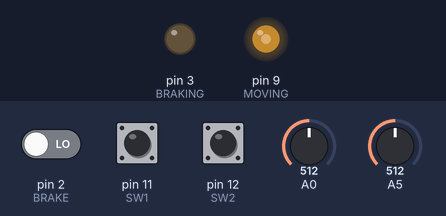
Recording of a sketch running on a simulated Arduino Uno, built with avr-gcc and run on an emulated ATmega328P. On the bench: output pins drawn as LEDs (lit = HIGH). The inputs (shaded band) are chosen by the test bench; at power-on: A0 = 512, pin 2 (BRAKE) LOW, pin 11 (SW1) HIGH, pin 12 (SW2) HIGH, A5 = 512. Pins used as bus, display or sensor lines are not drawn; what the sketch prints to the serial monitor is not drawn.

Above: at 1.2 s.
1.3 s: A0 set to 716
At 1.9 s:
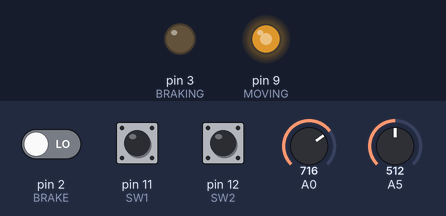
2.8 s: pin 2 (BRAKE) driven HIGH
At 4.0 s:
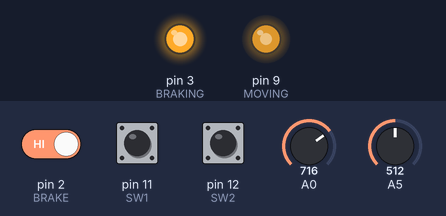
4.3 s: A0 set to 900
At 5.3 s:
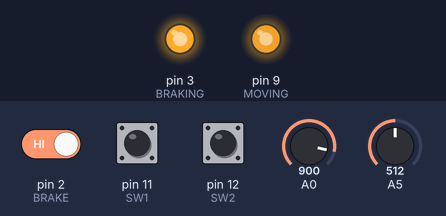
5.8 s: pin 2 (BRAKE) driven LOW
At 6.5 s:
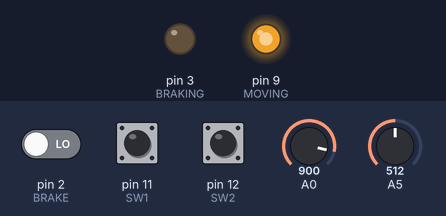
7.3 s: A0 set to 122
At 7.7 s:
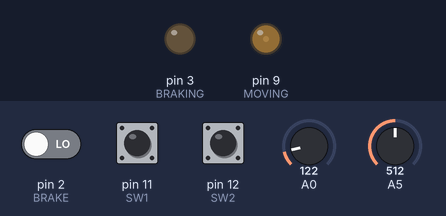
8.8 s: pin 2 (BRAKE) driven HIGH
At 9.9 s:
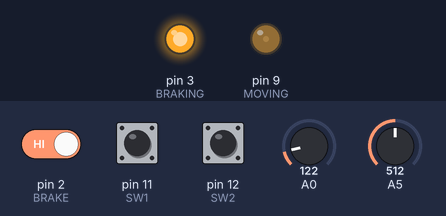
Timing chart, 0 to 11.3 s (numbered marks = the images above; inputs shaded):
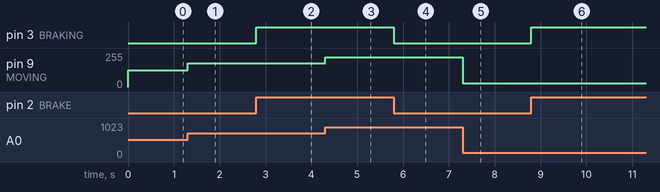

The sketch:

trainer_emulator.ino
```cpp
//The Gooble Bike 2.0!
//Trainer Emulator
//genera sul pin 5 una forma d'onda compatibile con il sensore e inv.proporzionale al poteziometro su A0
//WARNING: range molto compresso sui valori alti
//diagnostica: forma d'onda sul pin 3 e valore PWM sul pin 9  per led diagnostico
//riceve il segnale pwm sul pin 2 e lo replica sul pin 3 per led diagnostico
//con ponticello da 3 ad A5 valore analogico riletto sul pin A5 attraverso un filtro RC ed inviato in console
//console configurabile: 0 = no console, 1 = monitor velocità/pendenza/pwm in, 2 plot sensore, 3 plot ingresso PWM
//il tipo di console è determinato dagli ingressi 11 e 12
// 11=0,12=0 (0) -> no console, 11=0,12=1 (1) -> monitor, 11=1,12=0 (2) -> plot sensor, 11=1,12=0 (1) -> plot pwm
//collegamento con Yun
//Yun           Emu
//  2  <--\/---  2
//  5  ---/\-->  5
// GND -------- GND

//iDP 20/5/2017

//hw I/O pin invertiti rispetto alla Gooble Bike
#define SENSOR  5
#define BRAKE   2
#define BRAKING 3
#define MOVING  9
#define SW1     11
#define SW2     12

long tmo;
long dsp;
int mov;
int cmd;
int speed;
long period=0;
int enabled=0;
int toggle=1;
int pwm_dig;
int pwm_an;
int console;
int c;

void setup() {
  Serial.begin(9600);
  pinMode(SENSOR,OUTPUT);
  pinMode(MOVING,OUTPUT);
  pinMode(BRAKE,INPUT);
  pinMode(BRAKING,OUTPUT);
  pinMode(SW1,INPUT_PULLUP);
  pinMode(SW2,INPUT_PULLUP);
  digitalWrite(SENSOR,LOW);
  digitalWrite(MOVING,LOW);
  digitalWrite(BRAKING,LOW);
  tmo=millis();
  dsp=millis();
}

void loop() {
  int sw1=digitalRead(SW1);
  int sw2=digitalRead(SW2);
  console=sw1*2+sw2;
  //attuazione console
  if(console==1){ //console velocità/pendenza
    if(millis()-dsp>1000){
      Serial.print("pot: ");
      Serial.print(cmd);
      Serial.print(' ');
      Serial.print("period: ");
      Serial.print(period);
      Serial.print(' ');
      Serial.print("km/h: ");
      Serial.print(speed);
      Serial.print(' ');
      Serial.print("pwm in: ");
      Serial.println(pwm_an);
      dsp=millis();
    }
  }
  else if (console==2) { //forma d'onda per plot sensore
      Serial.println(toggle*5);
  }
  //gestione sensore (uscita)
  else if (console==3) { //forma d'onda per plot pwm
      Serial.println(pwm_dig*5);
  }
  //generazione forma d'onda
  //verifica se onda abilitata
  if(enabled==1) {  //onda abilitata
    //verifica se semiperiodo terminato
    if(millis()-tmo>period) { //semiperiodo scaduto
      //verifica se semiperiodo on o off
      if (toggle==1) {  //era on
        //commuta ad off
        toggle=0;
        digitalWrite(SENSOR,LOW);
      }
      else { //era off
        //commuta a on
        toggle=1;
        digitalWrite(SENSOR,HIGH);
      }
      //a semiperiodo scaduto riarma tmo
      tmo=millis();
    }
  }
  else { //onda disabilitata segnale a 0
    toggle=0;
    digitalWrite(SENSOR,LOW);
  }
  //cambia la velocità
  //legge il pot (0,1023)
  cmd=analogRead(A0);
  if (cmd>2) {
    period=map(cmd,2,1023,500,2);
    enabled=true;
  }
  else {
    period=0;
    enabled=false;
  }
  mov=map(cmd,0,1023,0,255);
  analogWrite(MOVING,mov);
  speed=map(cmd,0,1023,0,39);

  //gestione freno (ingresso)
  pwm_dig=digitalRead(BRAKE);
  digitalWrite(BRAKING,pwm_dig);
  pwm_an=analogRead(A5);
  pwm_an=map(pwm_an,0,1023,0,255);
}
```

Measured:
- after the input at 1.3 s, pin 9 (MOVING): 127/255 → 178/255 at once
- after the input at 2.8 s, pin 3 (BRAKING): LOW → HIGH at once
- after the input at 4.3 s, pin 9 (MOVING): 178/255 → 224/255 at once
- after the input at 5.8 s, pin 3 (BRAKING): HIGH → LOW at once
- after the input at 7.3 s, pin 9 (MOVING): 224/255 → 30/255 at once
- after the input at 8.8 s, pin 3 (BRAKING): LOW → HIGH at once
